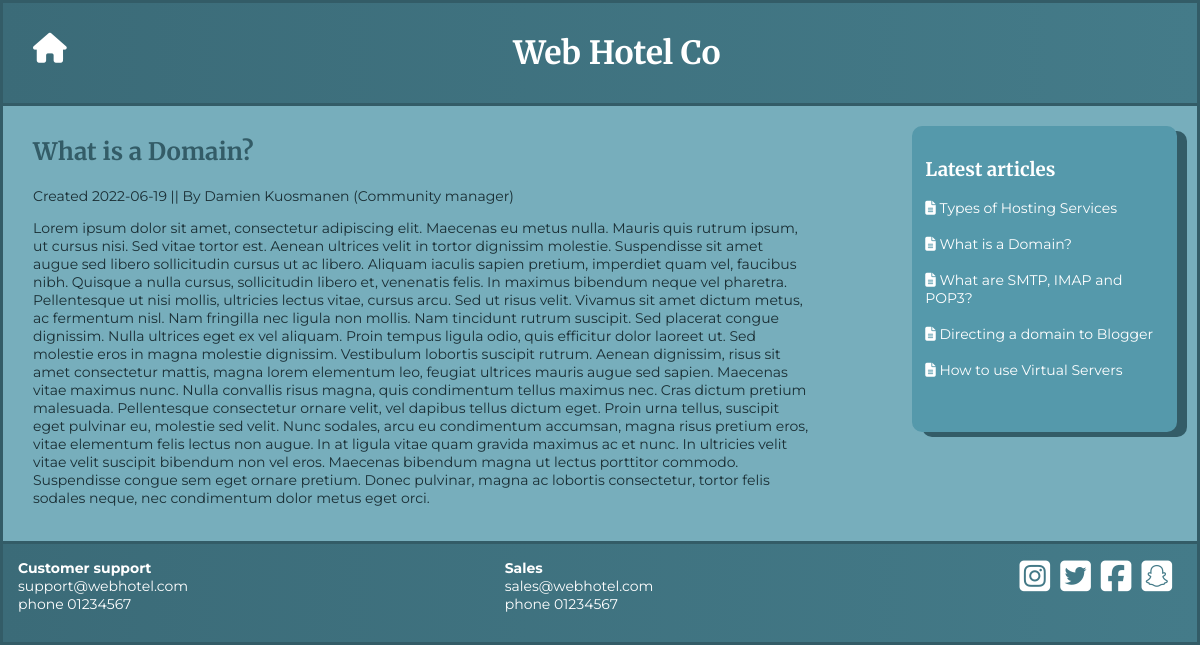
The page /article.php?articleID=3 on the database its author committed.
### tables this page shows
CREATE TABLE `articles` (
  `article_id` int(11) NOT NULL,
  `title` varchar(200) NOT NULL,
  `text` text NOT NULL,
  `category_id` int(11) NOT NULL,
  `author` varchar(20) NOT NULL,
  `publish_date` date NOT NULL
);

CREATE TABLE `users` (
  `user_name` varchar(20) NOT NULL,
  `password` varchar(200) NOT NULL,
  `first_name` varchar(100) NOT NULL,
  `last_name` varchar(100) NOT NULL,
  `role` varchar(100) NOT NULL
);

### article.php (the view, shortened to what this page needs)
<!DOCTYPE html>
<html lang="en" dir="ltr">
  <head>
    <link rel="stylesheet" href="css/stylesheet.css">
  </head>
  <body>
    <div class="container">
    <?php include('header.php'); ?>
    <?php require_once('connection.php') ; ?>
    <div class="article-info">
      <?php
      $id = $_GET["articleID"];
      $sql = "SELECT * FROM articles INNER JOIN users ON articles.author = users.user_name WHERE article_id = $id";
      $result = $conn->query($sql);
        if($result->num_rows > 0) {
          while($row = $result->fetch_assoc()) {
              if (isset($_GET["articleID"])) {
                  $text = strip_tags($row["text"]);
                  if($id == $id){
                      echo '<h2>'.$row["title"].'</h2>';
                      echo '<p>Created '.$row["publish_date"].' || By '.$row["first_name"].' '.$row["last_name"].' ('.$row["role"].')</p>';
                      echo '<p>'.$text.'</p>';
                  }
              }
          }
      }
      ?>
    </div>
    <?php include('latest-articles.php'); ?>
    <?php include('footer.php'); ?>
    </div>
  </body>
</html>

### latest-articles.php
<!DOCTYPE html>
<html lang="en" dir="ltr">
  <head>
  </head>
  <body>
    <?php require_once('connection.php') ; ?>
    <div class="right-column">
      <h3>Latest articles</h3>
      <?php
      $sql = "SELECT title, article_id FROM articles ORDER BY publish_date DESC LIMIT 10";
      $result = $conn->query($sql);
      if ($result->num_rows > 0) {
         while($row = $result->fetch_assoc()) {
             echo ' <a href="article.php?articleID='.$row["article_id"].'"><i class="fa-solid fa-file-lines"></i> '.$row["title"].'</a> <br><br>';
         }
      }
       ?>
    </div>
  </body>
</html>

### css/stylesheet.css (style rules this page uses)
body { margin: 0; }
.container { border-style: solid; background-color: #77aebc; border-color: #335c67; }
.article-info { padding: 10px; margin: 10px; float: left; color:#1a2e34; }
.right-column { float: left; border-style: solid; padding: 10px; margin: 10px; border-color: #5599ab; border-radius: 10px; background-color: #5599ab; }
.right-column h3 { color: white; }
a { text-decoration: none; color: white; }
p, a { font-family: 'Montserrat', sans-serif; font-size: 14px; }
h1, h2, h3 { font-family: 'Merriweather', serif; color: #335c67; }
@media screen and (min-width: 320px) { .article-info { width: 85%; } }
@media screen and (min-width: 320px) { .right-column { width: 85%; margin-bottom: 20px; min-height: 200px; box-shadow: 5px 5px #335c67; } }
@media screen and (min-width: 530px) { .article-info { width: 45%; margin-left: 20px; min-height: 705px; } }
@media screen and (min-width: 530px) { .article-info h2 { margin-top: 0; } }
@media screen and (min-width: 530px) { .right-column { margin-right: 20px; min-height: 280px; width: 30%; float: right; box-shadow: 10px 5px #335c67; } }
@media screen and (min-width: 800px) { .article-info { width: 60%; min-height: 500px; } }
@media screen and (min-width: 800px) { .right-column { width: 25%; } }
@media screen and (min-width: 1000px) { .article-info { width: 65%; min-height:360px; } }
@media screen and (min-width: 1000px) { .right-column { width: 20%; } }

### rows shown on the page
articles: title "What is a Domain?", publish_date "2022-06-19", author.first_name "Damien", author.last_name "Kuosmanen", author.role "Community manager", text "Lorem ipsum dolor sit amet, consectetur adipiscing elit. Maecenas eu metus nulla. Mauris quis rutrum ipsum, ut cursus nisi. Sed vitae tortor est. Aenean ultrices velit in tortor dignissim molestie. Suspendisse sit amet augue sed libero sollicitudin cursus ut ac libero. Aliquam iaculis sapien pretium, imperdiet quam vel, faucibus nibh. Quisque a nulla cursus, sollicitudin libero et, venenatis felis. In maximus bibendum neque vel pharetra. Pellentesque ut nisi mollis, ultricies lectus vitae, cursus arcu. Sed ut risus velit. Vivamus sit amet dictum metus, ac fermentum nisl. Nam fringilla nec ligula non mollis. Nam tincidunt rutrum suscipit. Sed placerat congue dignissim. Nulla ultrices eget ex…"
articles: title "Types of Hosting Services"
articles: title "What are SMTP, IMAP and POP3?"
articles: title "Directing a domain to Blogger"
articles: title "How to use Virtual Servers"
